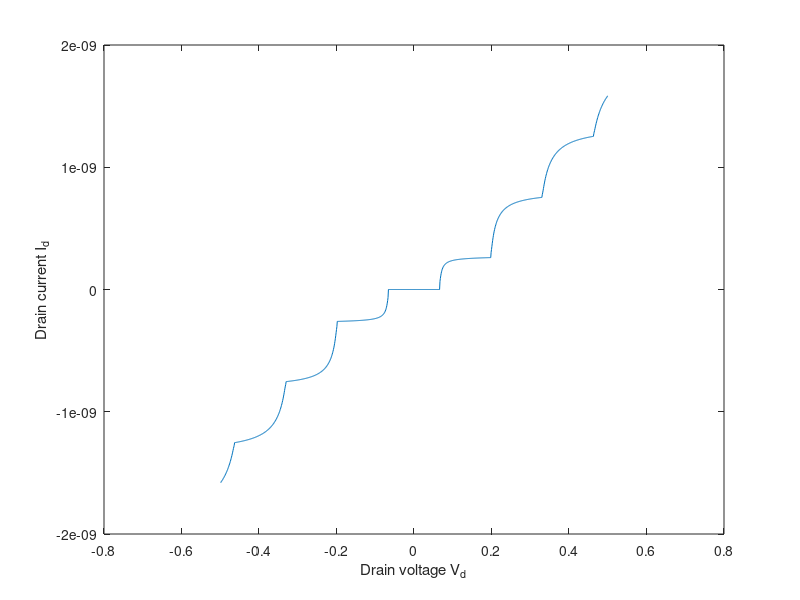
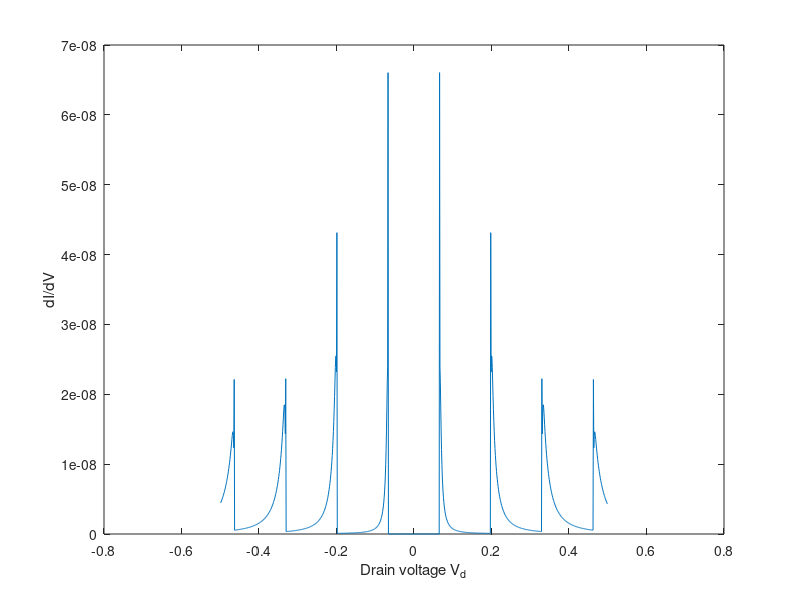
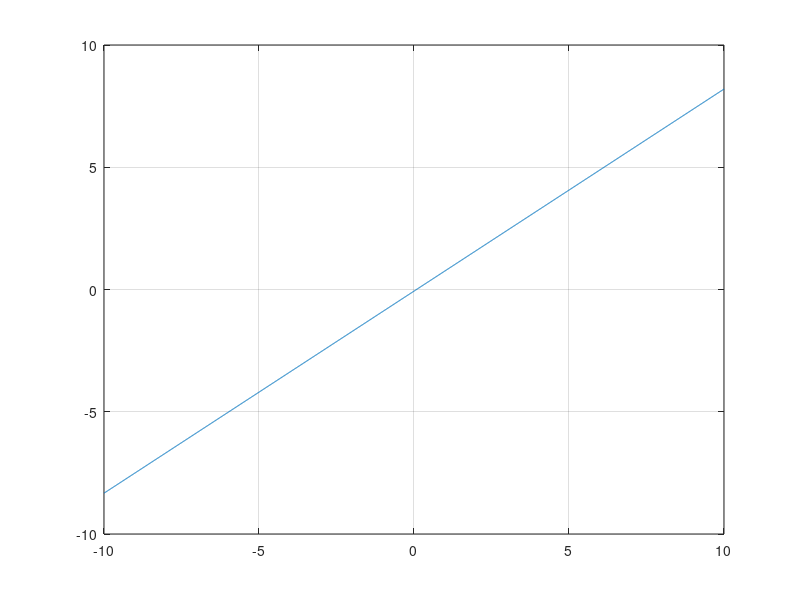

The MATLAB script that drew these images, in order:
% Matlab program source for numerical simulation of Master equation
% in single electron transistor

%1. first step, the following physical constant and device parameters are defined as follows.
clear all;
% Definition of Physical constant
q=1.602e-19;    % electronic charge (C)
kb=1.381e-23;   % Boltzman constant (J/K)
% Definition of Device parameters
c1=1.0e-20;     % tunnel capacitor C1 (F)
c2=2.1e-19;     % tunnel capacitor C2 (F)
cg=1.0e-18;     % gate capacitor Cg (F)
ctotal=c1+c2+cg;    % total capacitance (F)
mega=1000000;   % definition of mega=106
r1=15*mega;     % tunnel resistance R1 (Ohm)
r2=250*mega;    % tunnel resistance R2 (Ohm)

%2. The values of external parameters (V, V_G, Q_0 and T) is given. Here,
%the V_G , Q_0 and T are kept a constant while the V is varied from Vmin to Vmax, as follows:
Vg=0;   % gate voltage (V)
q0=0;   % background charge q0 is assumed to be zero
temp=10;    % temperature T (K)
vmin=-0.5;  % drain voltage minimum Vmin (V)
vmax=0.5;   % drain voltage maximum Vmax (V)
NV=1000;    % number of grid from Vmin to Vmax
dV=(vmax-vmin)/NV;  % drain voltage increment of each grid point
for iv=1:NV     % loop start for drain voltage
    V(iv)=vmin+iv*dV;   % drain voltage in each grid point
    % Note that loop end for drain voltage is located in the end of this program source
    
    %3. Calculation of ?F, as follows:
    Nmin=-20;    % minimum number of N (charge number in dot)
    Nmax=20;     % maximum number of N (charge number in dot)
    for ne=1:Nmax-Nmin  % loop start for N
        n=Nmin+ne;   % N charge number in dot
        %Calculation of deltaE
        dE1p=q/ctotal*(0.5*q+(n*q-q0)-(c2+cg)*V(iv)+cg*Vg);
        dE1n=q/ctotal*(0.5*q-(n*q-q0)+(c2+cg)*V(iv)-cg*Vg);
        dE2p=q/ctotal*(0.5*q-(n*q-q0)-c1*V(iv)-cg*Vg);
        dE2n=q/ctotal*(0.5*q+(n*q-q0)+c1*V(iv)+cg*Vg);
        % Noted that loop end for N is located after calculation of \Gamma
        
        %4. the values of ?F are identified and then used for the calculation of \Gamma. If ?F is negative,
        % will be calculated by equations (26a) and (26b). However, if the ?F is positive, \Gamma is set to
        % be closed to the zero (very small). Note that the value of \Gamm ais always positive. These
        % identifications are done for four conditiond of ?F.
        
        if dE1p<0
            T1p(ne)=1/(r1*q*q)*(-dE1p)/(1-exp(dE1p/(kb*temp)));
            % ? positive in equation (26a)
        else
            T1p(ne)=1e-1; % ? positive is assumed to be very small
        end
        if dE1n<0
            T1n(ne)=1/(r1*q*q)*(-dE1n)/(1-exp(dE1n/(kb*temp)));
            % ? negative in equation (26a)
        else
            T1n(ne)=1e-1; % if negative is assumed to be very small
        end
        if dE2p<0
            T2p(ne)=1/(r2*q*q)*(-dE2p)/(1-exp(dE2p/(kb*temp)));
            %  positive in equation (26b)
        else
            T2p(ne)=1e-1; % if positive is assumed to be very small
        end
        
        if dE2n<0
            T2n(ne)=1/(r2*q*q)*(-dE2n)/(1-exp(dE2n/(kb*temp)));
            % ? negative in equation (26b)
        else
            T2n(ne)=1e-1; % if negative is assumed to be very small
            
        end
    end % loop end for N
    
    % 5. The p(n) of equation (28) is calculated. For this, normalization of equation (31a) must
    % be satisfied. Here, the values of p(Nmin) and p(Nmax) is assumed to be 0.01.
    
    p(1)=0.001; % ?(Nmin) is assumed to be 0.01
    p(Nmax-Nmin)=0.001; % ?(Nmax) is assumed to be 0.01
    % 6. Normalization of p is done. Here, ? p(n) is calculated.
    sum=0; % sum=0 is initial value to calculate ?
    for ne=2:Nmax-Nmin
        p(ne)=p(ne-1)*(T2n(ne-1)+T1p(ne-1))/(T2p(ne)+T1n(ne));
        % calculation of ?(N) in equation (28)
        % The conditions below are used to avoid divergence of Matlab  calculation
       
        if p(ne)>1e250
            p(ne)=1e250;
        end
        if p(ne)<1e-250
            p(ne)=1e-250;
        end
        % ---------------------
        sum=sum+p(ne);
    end
    for ne=2:Nmax-Nmin
        p(ne)=p(ne)/sum; % Normalization in equation (31b)
    end
    
    %Finally, the current is computed as follows:
    
    sumI=0; % sumI=0 is initial condition for current calculation
    
    for ne=2:Nmax-Nmin
        sumI=sumI+p(ne)*(T2p(ne)-T2n(ne));
    end
    I(iv)=q*sumI; % I in equation (32b)
end % end of drain voltage loop
figure('Name','plot of I vs V_d','NumberTitle','off');
plot(V,I); % plot of I vs V
xlabel ('Drain voltage V_d');
ylabel ('Drain current I_d');
for iv=1:NV-1
    dIdV(iv)=(I(iv+1)-I(iv))/dV; % calculation of dI/dV
end
figure('Name','plot of dI/dV vs V_d','NumberTitle','off');
plot(V(1,1:NV-1),dIdV);
xlabel ('Drain voltage V_d');
ylabel ('dI/dV');
%Vd vs Vg
e = q;
Vg = (-10:0.01:10);
for i = 1:1000
    Vd = (q0 + cg*Vg - e/2)/(ctotal-c1);
end
figure;
plot(Vg, Vd);
grid on;